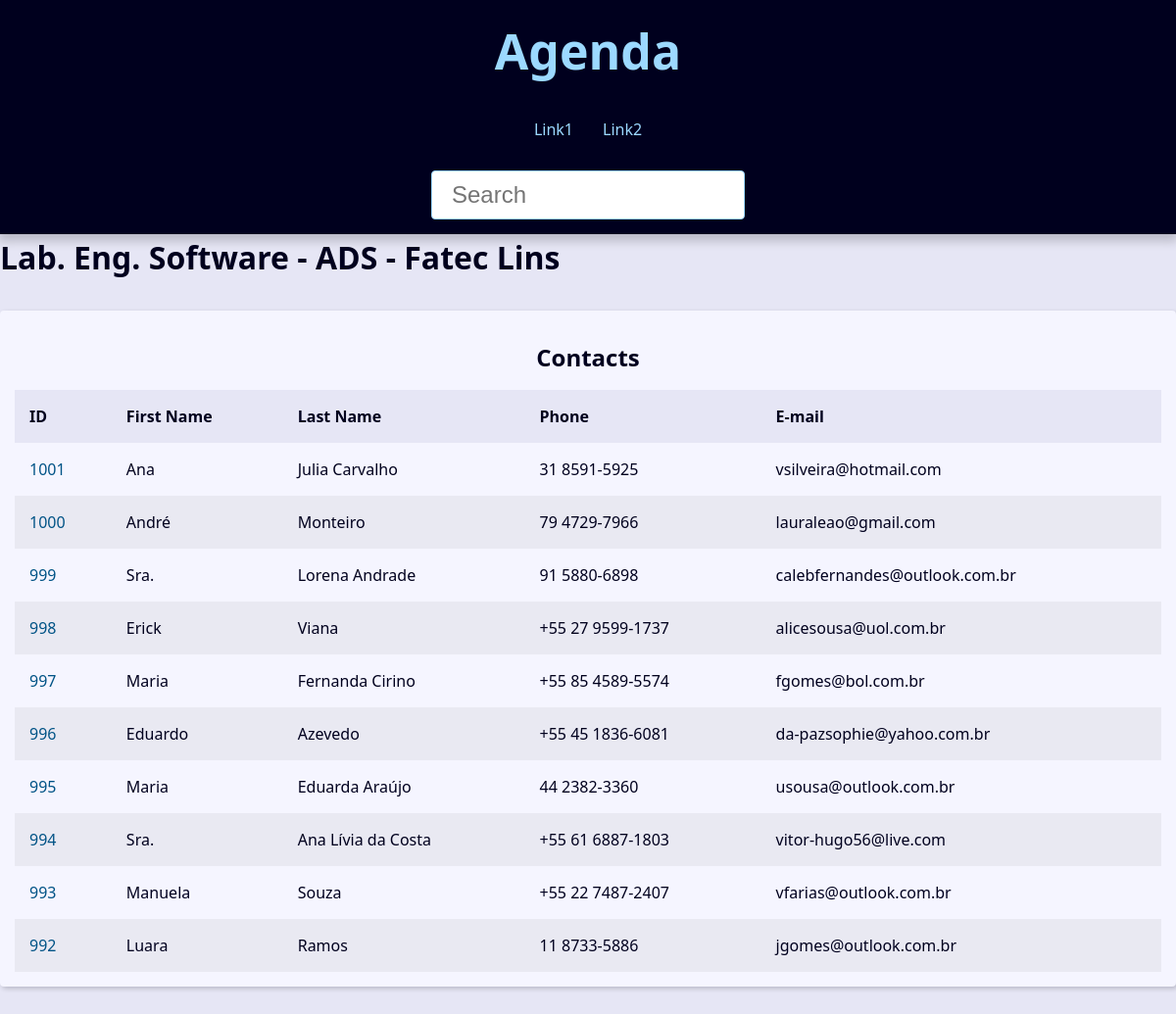
The page / on the database its author committed.
### contact/models.py (models this page shows, shortened)
class Contact(models.Model):
    first_name = models.CharField(max_length=50)
    last_name = models.CharField(max_length=50, blank=True)
    phone = models.CharField(max_length=50)
    email = models.EmailField(max_length=254, blank=True)
    created_date = models.DateTimeField(default=timezone.now)
    description = models.TextField(blank=True)
    show = models.BooleanField(default=True)
    picture = models.ImageField(blank=True, upload_to='pictures/%Y/%m/')
    category = models.ForeignKey(
        Category, on_delete=models.SET_NULL,
        blank=True, null=True
    )
    owner = models.ForeignKey(
        User,
        on_delete=models.SET_NULL,
        blank=True, null=True
    )
    class Meta:
        verbose_name = 'Contato'
        verbose_name_plural = 'Contatos'

### contact/views/contact_views.py (the view)
# urls.py: path('',views.index, name='index'),
def index(request):
    contacts = Contact.objects.all().order_by('-id')
    contacts = Contact.objects\
    .filter(show=True)\
    .order_by('-id')[:10]
    print(contacts.query) #mostra a consulta SQL
    context = {
            'contacts': contacts,
        }
    return render(
        request,
        'contact/index.html',
        context
    )

### contact/templates/contact/index.html
{% extends 'global/base.html' %}
{% block content %}
  <div class="responsive-table">
    <table class="contacts-table">
      <caption class="table-caption ">
        Contacts
      </caption>
      <thead>
        <tr class="table-row table-row-header">
          <th class="table-header">ID</th>
          <th class="table-header">First Name</th>
          <th class="table-header">Last Name</th>
          <th class="table-header">Phone</th>
          <th class="table-header">E-mail</th>
        </tr>
      </thead>
      <tbody>
        {% for contact in contacts %}
          <tr class="table-row">
            <td class="table-cel">
              <a class="table-link" href="{% url 'contact:contact' contact.id %}">
                {{ contact.id }}
              </a>
            </td>
            <td class="table-cel">
              {{ contact.first_name }}
            </td>
            <td class="table-cel">
              {{ contact.last_name }}
            </td>
            <td class="table-cel">
              {{ contact.phone }}
            </td>
            <td class="table-cel">
              {{ contact.email }}
            </td>
          </tr>
        {% endfor %}
      </tbody>
    </table>
  </div>
{% endblock content %}

### base_templates/global/base.html (shortened to what this page needs)
{% load static %} <!DOCTYPE html>
<html lang="en">
<head>
    <link rel="stylesheet" href="{% static 'global/css/style.css' %}">
</head>
<body>
    {% include 'global/partials/_header.html' %}
	<h1>Lab. Eng. Software - ADS - Fatec Lins</h1>
    <main class="content">
    {% block content %}{% endblock content %}
    </main>
</body>
</html>

### base_templates/global/partials/_header.html
<header class="header">
  <h1 class="header-heading">
    <a href="{% url 'contact:index' %}" class="header-link">
      Agenda
    </a>
  </h1>
  <nav class="menu">
    <ul class="menu-list">
      <li class="menu-item">
        <a href="" class="menu-link">
          Link1
        </a>
      </li>
      <li class="menu-item">
        <a href="" class="menu-link">
          Link2
        </a>
      </li>
    </ul>
  </nav>
  <div class="search">
    <form action="" method="get">
      <input
        type="search"
        class="search-input"
        placeholder="Search"
        id="search"
        name="q"
      >
    </form>
  </div>
</header>

### base_static/global/css/style.css (style rules this page uses)
:root { --spacing: 1.5rem; --link-dark-color: rgb(0, 83, 134); --link-light-color: rgb(156, 217, 255); --clr-white: rgb(245, 245, 255); --clr-black: rgb(0, 0, 30); --clr-light-gray: rgb(230, 230, 245); --clr-dark-shadow-5: rgba(0, 0, 10, 5%); --clr-dark-shadow-10: rgba(0, 0, 10, 10%); --clr-dark-shadow-20: rgba(0, 0, 10, 20%); --clr-light-shadow-5: rgba(200, 200, 255, 5%); --clr-light-shadow-10: rgba(200, 200, 255, 10%); --clr-light-shadow-20: rgba(200, 200, 255, 20%); --main-page-width: 120rem; --table-min-width: 60rem; --biggest-font-size: 5rem; --bigger-font-size: 4rem; --big-font-size: 3.2rem; --medium-font-size: 2.4rem; --small-font-size: 1.6rem; --smaller-font-size: 1.4rem; --smallest-font-size: 1.2rem; --transition-fast: 300ms; --transition-medium: 600ms; --transition-slow: 1s; --default-border-radius: 4px; }
*, *::before, *::after { margin: 0; padding: 0; box-sizing: border-box; }
html { font-size: 62.5%; }
body { font-family: system-ui, -apple-system, BlinkMacSystemFont, 'Segoe UI', Roboto, Oxygen, Ubuntu, Cantarell, 'Open Sans', 'Helvetica Neue', sans-serif; line-height: 1.5; font-size: var(--small-font-size); color: var(--clr-black); -webkit-font-smoothing: antialiased; background: var(--clr-light-gray); }
.header { background: var(--clr-black); padding: var(--spacing); box-shadow: 0 5px 10px 2px var(--clr-dark-shadow-20); z-index: 1; position: relative; }
.header-heading { font-size: var(--biggest-font-size); text-align: center; }
.header-link { color: var(--link-light-color); text-decoration: none; transition: filter var(--transition-fast) ease-in-out; }
.menu { margin: var(--spacing); }
.menu-list { list-style: none; display: flex; justify-content: center; flex-flow: row wrap; }
.menu-link { display: block; padding: var(--spacing); color: var(--link-light-color); text-decoration: none; transition: background-color var(--transition-fast) ease-in-out; border-radius: var(--default-border-radius); }
.content { max-width: var(--main-page-width); margin: calc(var(--spacing) * 2) auto; padding: var(--spacing); background: var(--clr-white); box-shadow: 2px 2px 5px var(--clr-dark-shadow-20); border-radius: var(--default-border-radius); }
.responsive-table { width: 100%; overflow-x: auto; }
.contacts-table { width: 100%; min-width: var(--table-min-width); border-collapse: collapse; }
.table-caption { font-size: var(--medium-font-size); font-weight: bold; padding: var(--spacing); }
.table-row { text-align: left; text-overflow: ellipsis; transition: background-color var(--transition-fast) ease-in-out; }
.table-row:nth-of-type(2n) { background: var(--clr-dark-shadow-5); }
.table-row-header { background: var(--clr-light-gray); color: var(--clr-black); }
.table-cel, .table-header { padding: var(--spacing); }
.table-link { color: var(--link-dark-color); transition: color var(--transition-fast) ease-in-out; text-decoration: none; }
.search { display: flex; justify-content: center; }
.search-input { font-size: var(--medium-font-size); padding: 1rem 2rem; width: 100%; max-width: 32rem; border-radius: var(--default-border-radius); border: 1px solid var(--link-light-color); }

### rows shown on the page
Contact: id "1001", first_name "Ana", last_name "Julia Carvalho", phone "31 8591-5925", email "vsilveira@hotmail.com"
Contact: id "1000", first_name "André", last_name "Monteiro", phone "79 4729-7966", email "lauraleao@gmail.com"
Contact: id "999", first_name "Sra.", last_name "Lorena Andrade", phone "91 5880-6898", email "calebfernandes@outlook.com.br"
Contact: id "998", first_name "Erick", last_name "Viana", phone "+55 27 9599-1737", email "alicesousa@uol.com.br"
Contact: id "997", first_name "Maria", last_name "Fernanda Cirino", phone "+55 85 4589-5574", email "fgomes@bol.com.br"
Contact: id "996", first_name "Eduardo", last_name "Azevedo", phone "+55 45 1836-6081", email "da-pazsophie@yahoo.com.br"
Contact: id "995", first_name "Maria", last_name "Eduarda Araújo", phone "44 2382-3360", email "usousa@outlook.com.br"
Contact: id "994", first_name "Sra.", last_name "Ana Lívia da Costa", phone "+55 61 6887-1803", email "vitor-hugo56@live.com"
Contact: id "993", first_name "Manuela", last_name "Souza", phone "+55 22 7487-2407", email "vfarias@outlook.com.br"
Contact: id "992", first_name "Luara", last_name "Ramos", phone "11 8733-5886", email "jgomes@outlook.com.br"
